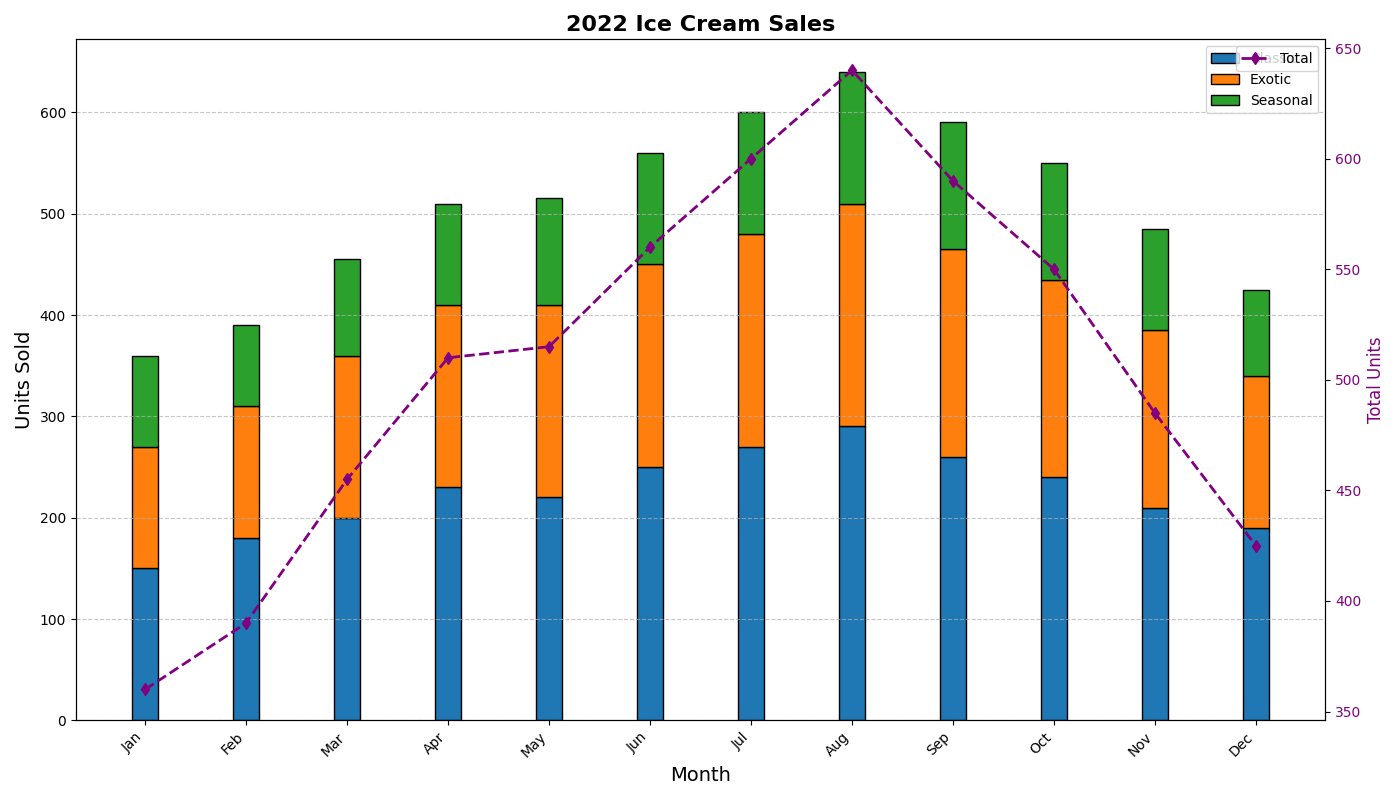

Source code (Python):
import matplotlib.pyplot as plt
import numpy as np

# Data for months
months = ["Jan", "Feb", "Mar", "Apr", "May", "Jun",
          "Jul", "Aug", "Sep", "Oct", "Nov", "Dec"]

# Monthly sales in units for each type of ice cream
classic_sales = np.array([150, 180, 200, 230, 220, 250, 270, 290, 260, 240, 210, 190])
exotic_sales = np.array([120, 130, 160, 180, 190, 200, 210, 220, 205, 195, 175, 150])
seasonal_sales = np.array([90, 80, 95, 100, 105, 110, 120, 130, 125, 115, 100, 85])

# Total sales each month
total_sales = classic_sales + exotic_sales + seasonal_sales

x = np.arange(len(months))  # the label locations
width = 0.25  # the width of the bars

fig, ax1 = plt.subplots(figsize=(14, 8))

# Stacked bar plots
ax1.bar(x, classic_sales, width, label='Classic', color='#1f77b4', edgecolor='black')
ax1.bar(x, exotic_sales, width, bottom=classic_sales, label='Exotic', color='#ff7f0e', edgecolor='black')
ax1.bar(x, seasonal_sales, width, bottom=classic_sales+exotic_sales, label='Seasonal', color='#2ca02c', edgecolor='black')

# Adding labels and title
ax1.set_xlabel('Month', fontsize=14)
ax1.set_ylabel('Units Sold', fontsize=14)
ax1.set_title('2022 Ice Cream Sales', fontsize=16, fontweight='bold')
ax1.set_xticks(x)
ax1.set_xticklabels(months, rotation=45, ha='right')
ax1.legend()

# Add y-axis grid for better readability
ax1.yaxis.grid(True, linestyle='--', alpha=0.7)

# Adding a secondary bar plot for total sales
ax2 = ax1.twinx()
ax2.plot(x, total_sales, "d--", color='purple', label='Total', linewidth=2)
ax2.set_ylabel("Total Units", fontsize=12, color='purple')
ax2.tick_params(axis='y', labelcolor='purple')

# Add legend for total sales
ax2.legend(loc='upper right')

plt.tight_layout()
plt.show()
